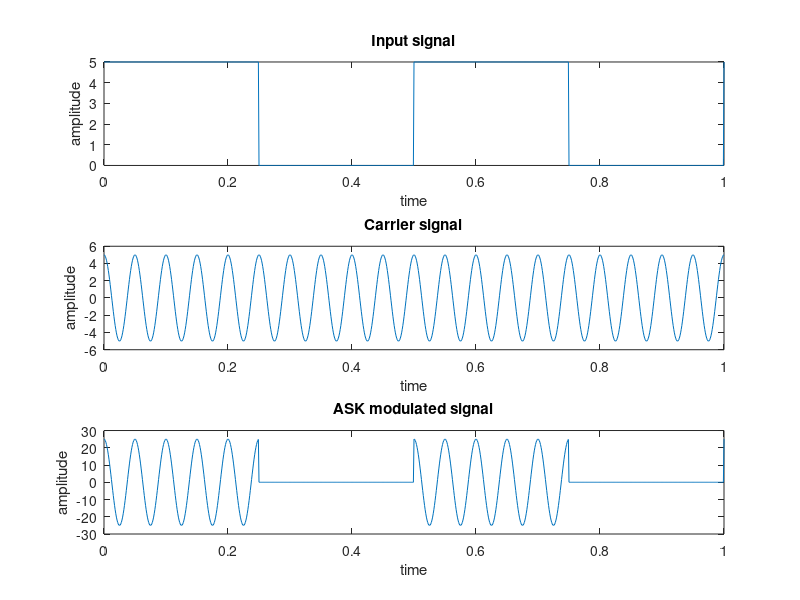

Here is the MATLAB script that generated this plot:
%% ASK modulation
%%
clear all;
close all;
clc;
A=5;
f1=20;
f2=2;
t=0:0.001:1;
x=(A*cos(2*pi*f1*t));
c=((A/2)*square(2*pi*f2*t))+(A/2);
y=x.*c;

subplot(3,1,1);
plot(t,c);
xlabel('time');
ylabel('amplitude');
title('Input signal');

subplot(3,1,2);
plot(t,x);
xlabel('time');
ylabel('amplitude');
title('Carrier signal');

subplot(3,1,3);
plot(t,y);
xlabel('time');
ylabel('amplitude');
title('ASK modulated signal');
